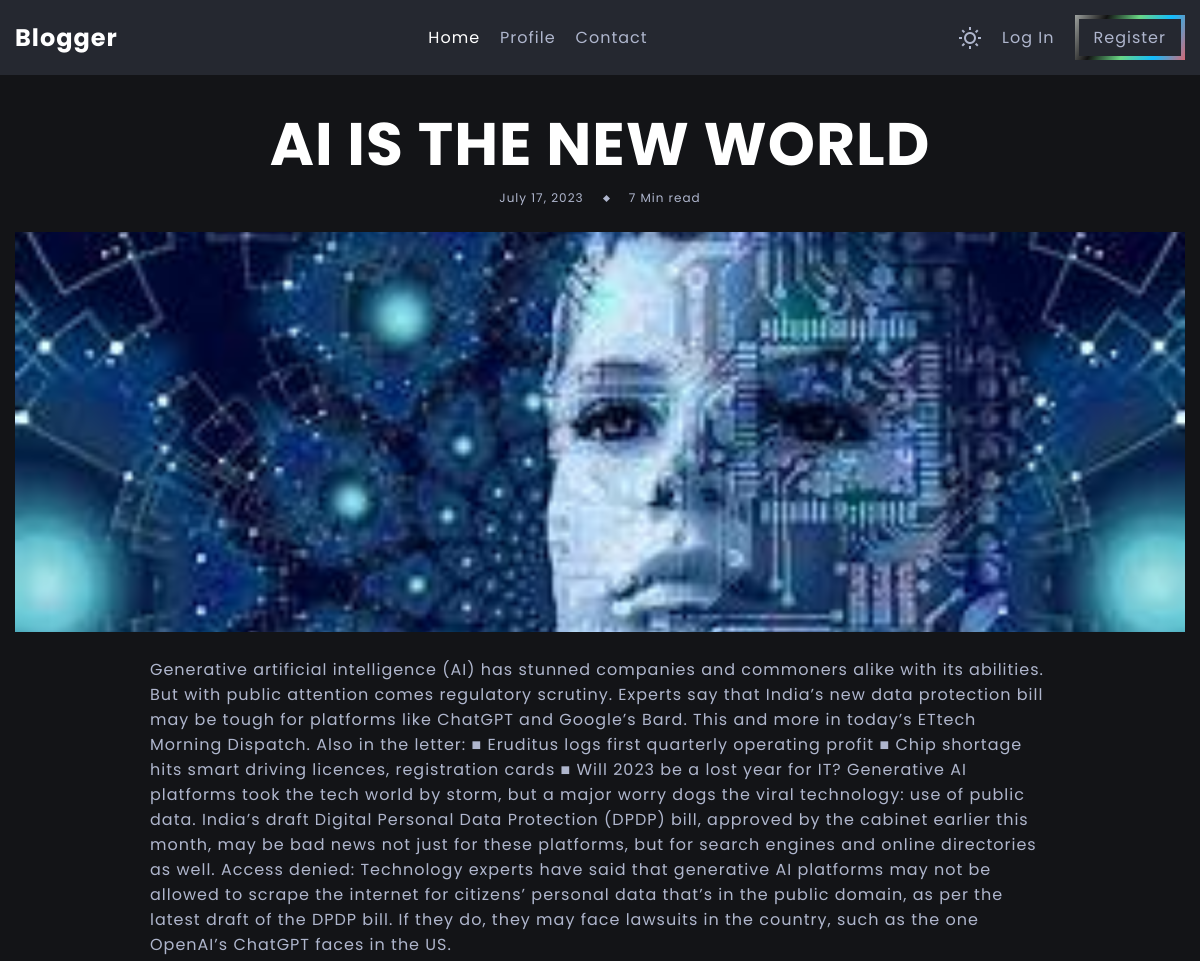
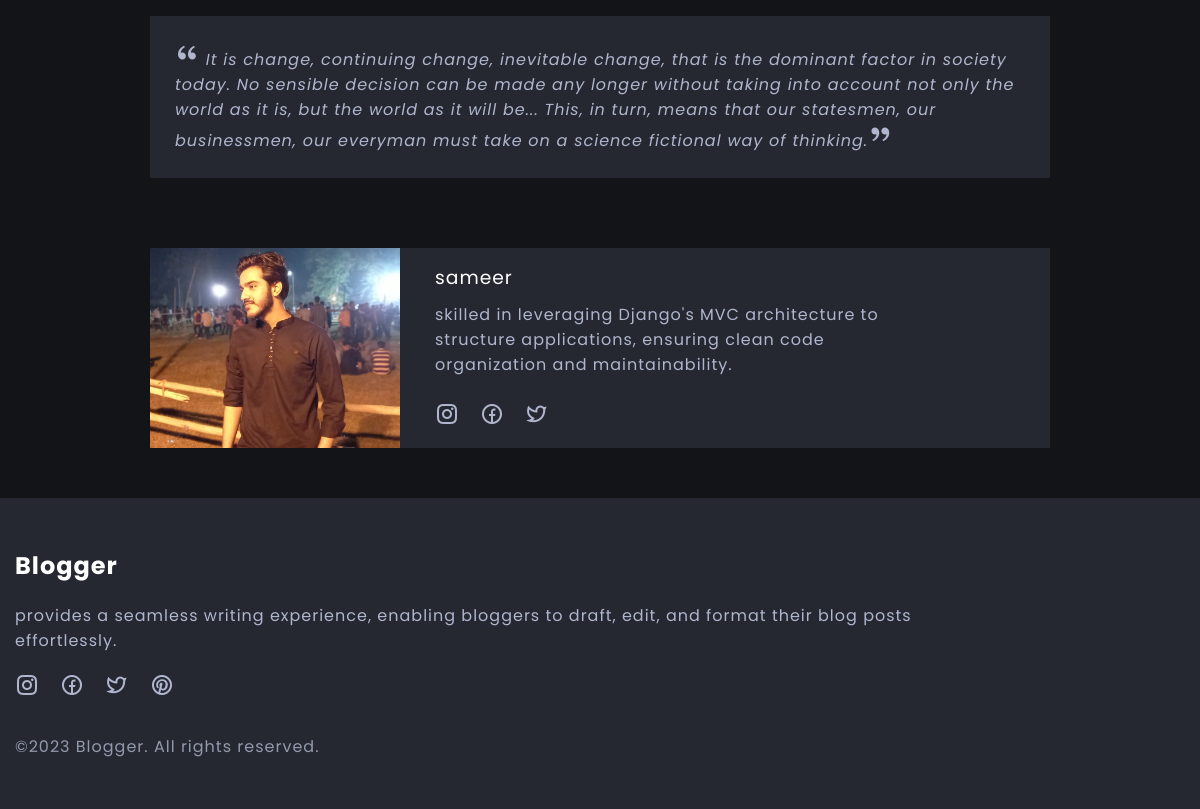
The app's page /post/1/ with its own data (2 pictures, top to bottom).
### mainapp/models.py (models this page shows, shortened)
class Post(models.Model):
    TAGS = (
        ('tech', 'TECH'),
        ('food', 'FOOD'),
        ('spritual', 'SPRITUAL'),
        ('fitness', 'FITNESS'),
        ('motivation', 'MOTIVATION'),
        ('politics', 'POLITICS'),
        ('movies', 'MOVIES'),
        ('music', 'MUSIC'),
    )
    post_title= models.CharField(max_length=100)
    post_desc= models.TextField(max_length=2000)
    post_quote= models.TextField(max_length=1000)
    post_image= models.ImageField(null=True, blank=True, upload_to='image/post')
    post_tag= models.CharField(max_length=100, choices=TAGS)
    post_author= models.ForeignKey(User, on_delete=models.CASCADE)
    post_read_min= models.CharField(max_length=50)
    post_date= models.DateField(auto_now_add=True)

### authapp/models.py (models this page shows, shortened)
class Profile(models.Model):
    user = models.OneToOneField(User , on_delete=models.CASCADE)
    auth_token = models.CharField(max_length=100 )
    is_verified = models.BooleanField(default=False)
    created_at = models.DateTimeField(auto_now_add=True) # user creation date
    userimage= models.ImageField(null=True, blank=True, upload_to='image/profile')
    bio= models.TextField(null=True, max_length=1000)
    insta= models.CharField(null=True, max_length=100)
    fb= models.CharField(null=True, max_length=100)
    linkedin= models.CharField(null=True, max_length=100)

### mainapp/views.py (the view)
# urls.py: path('post/<int:pk>/', views.postDetail, name='post_detail'),
def postDetail(request, pk):
    post = get_object_or_404(Post, pk=pk)
    return render(request, 'post.html', {'post': post})

### templates/post.html (shortened to what this page needs)
{% extends 'home.html' %}
{% load static %}
    {% block content %}
    <section class="blog-post section-header-offset">
        <div class="blog-post-container container">
            <div class="blog-post-data">
                <h3 class="title blog-post-title">{{post.post_title}}</h3>
                <div class="article-data">
                    <span>{{post.post_date}}</span>
                    <span class="article-data-spacer"></span>
                    <span>{{post.post_read_min}} Min read</span>
                </div>
                <img src="{{post.post_image.url}}" alt="">
            </div>
            <div class="container">
                <p>
                    {{post.post_desc}}
                </p>
                <blockquote class="quote">
                    <p><span><i class="ri-double-quotes-l"></i></span> {{post.post_quote}}<span><i class="ri-double-quotes-r"></i></span></p>
                </blockquote>
                <div class="author d-grid">
                    <div class="author-image-box">
                        <img src="{{post.post_author.profile.userimage.url}}" alt="" class="article-image">
                    </div>
                    <div class="author-about">
                        <h3 class="author-name">{{post.post_author.username}}</h3>
                        {% if post.post_author.profile.bio %}
                        <p>{{post.post_author.profile.bio}}</p>
                        {% else %}
                        <h3>looks like user is new to platform</h3>
                        {% endif %}
                        <ul class="list social-media">
                            <li class="list-item">
                                <a href="#" class="list-link"><i class="ri-instagram-line"></i></a>
                            </li>
                            <li class="list-item">
                                <a href="#" class="list-link"><i class="ri-facebook-circle-line"></i></a>
                            </li>
                            <li class="list-item">
                                <a href="#" class="list-link"><i class="ri-twitter-line"></i></a>
                            </li>
                        </ul>
                    </div>
                </div>
            </div>
        </div>
    </section>
    {% endblock %}

### static/assets/css/main.css (style rules this page uses)
:root { --light-color: #fff; --light-color-alt: #afb6cd; --primary-background-color: #131417; --secondary-background-color: #252830; --hover-light-color: var(--light-color); --hover-dark-color: var(--primary-background-color); --gradient-color: linear-gradient( 115deg,#9ea29f,#121212,#69d684,#12bcfe,#d56874); --transparent-light-color: rgba(255,255,255,.05); --transparent-dark-color: rgba(0,0,0,.75); --font-family: 'Poppins', sans-serif; --font-size-xsm: 1.2rem; --font-size-sm: 1.6rem; --font-size-md: 2.4rem; --font-size-lg: 3rem; --font-size-xl: 4rem; --gap: 2rem; --margin-sm: 2rem; --margin-md: 3rem; --item-min-height-sm: 20rem; --item-min-height-md: 30rem; }
* { margin: 0; padding: 0; box-sizing: border-box; }
html { font-size: 62.5%; }
body { font-family: var(--font-family); font-size: var(--font-size-sm); color: var(--light-color-alt); background-color: var(--primary-background-color); letter-spacing: 1px; transition: background-color .25s,color .25s; }
a { color: inherit; text-decoration: none; }
ul { list-style: none; }
img { max-width: 100%; }
i { font-size: var(--font-size-md); }
.container { max-width: 160rem; margin: 0 auto; padding: 0 1.5rem; }
.d-grid { display: grid; }
.list { display: flex; align-items: center; gap: var(--gap); }
.section-header-offset { margin-top: 7.4rem; }
.article-image { position: absolute; width: 100%; height: 100%; object-fit: cover; transition: transform .25s; }
.article-data { display: flex; align-items: center; gap: var(--gap); font-size: var(--font-size-xsm); margin-bottom: 1rem; }
.article-data-spacer { width: .5rem; height: .5rem; background-color: var(--light-color-alt); transform: rotate(45deg); }
.title { color: var(--light-color); }
.social-media { margin-bottom: var(--margin-md); }
.blog-post { padding-bottom: 5rem; }
.blog-post-data { display: flex; flex-direction: column; align-items: center; text-align: center; padding-block: 2.5rem; }
.blog-post-title { font-size: clamp(3rem, 5vw, 6rem); }
.blog-post-data .article-data { margin-bottom: 2.5rem; }
.blog-post-data img { width: 100%; height: var(--item-min-height-sm); object-fit: cover; object-position: center 10%; }
.blog-post-container .container { max-width: 90rem; padding: 0; display: flex; flex-direction: column; gap: var(--gap); }
.quote { background-color: var(--secondary-background-color); padding: 2.5rem; }
.quote p { font-style: italic; }
.quote span { font-size: 5rem; }
.author { margin-top: 5rem; gap: var(--gap); }
.author { background-color: var(--secondary-background-color); }
.author-image-box { position: relative; height: var(--item-min-height-sm); }
.author-about { padding: 1.5rem; display: flex; flex-direction: column; gap: 1rem; }
.author-name { color: var(--light-color); font-weight: 400; }
.author-about p { max-width: 50rem; margin-bottom: 1rem; }
.author-about .social-media { margin-top: auto; margin-bottom: 0; }
@media screen and (min-width: 700px) { .author { grid-template-columns: 25rem 1fr; } }
@media screen and (min-width: 768px) { .blog-post-data img { height: var(--item-min-height-md);; } }
@media screen and (min-width: 1024px) { .blog-post-data img { height: 40rem; } }

### records on screen
Post: post_title "AI IS THE NEW WORLD", post_date "July 17, 2023", post_read_min "7", post_image (picture), post_desc "Generative artificial intelligence (AI) has stunned companies and commoners alike with its abilities. But with public attention comes regulatory scrutiny. Experts say that India’s new data protection bill may be tough for platforms like ChatGPT and Google’s Bard. This and more in today’s ETtech Morning Dispatch. Also in the letter: ■ Eruditus logs first quarterly operating profit ■ Chip shortage hits smart driving licences, registration cards ■ Will 2023 be a lost year for IT? Generative AI platforms took the tech world by storm, but a major worry dogs the viral technology: use of public data. India’s draft Digital Personal Data Protection (DPDP) bill, approved by the cabinet earlier this…", post_quote "It is change, continuing change, inevitable change, that is the dominant factor in society today. No sensible decision can be made any longer without taking into account not only the world as it is, but the world as it will be... This, in turn, means that our statesmen, our businessmen, our everyman must take on a science fictional way of thinking.", post_author.profile.userimage (picture), post_author.username "sameer", post_author.profile.bio "skilled in leveraging Django's MVC architecture to structure applications, ensuring clean code organization and maintainability."
